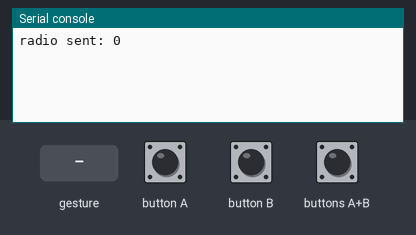
Simulated run of this program. Board: BBC micro:bit (MakeCode). Parts: the last lines printed to the serial console. Inputs (shaded band) come from the test bench. No radio messages arrive unless stated (any console line starting 'radio sent:' is added by the test bench); a tilt is held for 1.5 s and a shake lasts 1 s, then the board lies face up again.

Above: at 1.2 s.
1.3 s: button A pressed for 0.15 s
At 2.6 s:
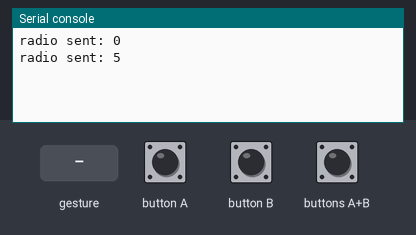
2.9 s: button B pressed for 0.15 s
At 4.0 s:
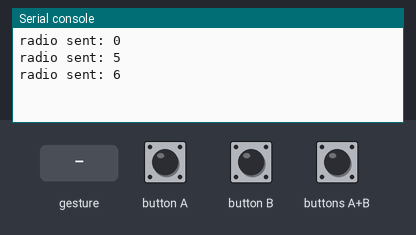
4.5 s: buttons A+B pressed for 0.15 s
At 5.2 s:
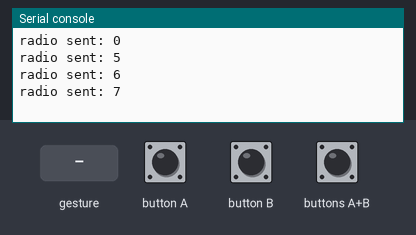
6.1 s: gesture 'tilt right'
At 7.0 s:
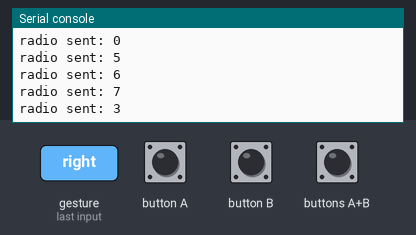
7.6 s: gesture 'logo up'
At 8.1 s:
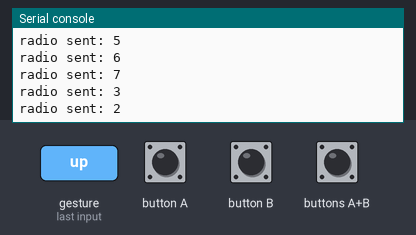
Timing chart, 0 to 10.1 s (numbered marks = the images above; inputs shaded):
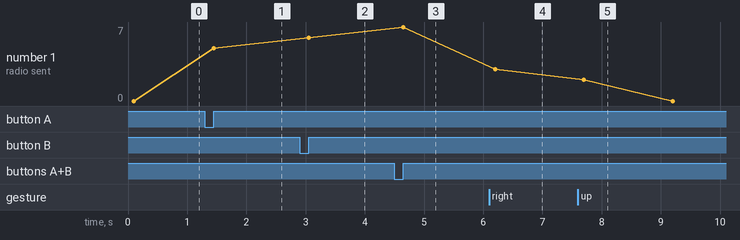

The program:

main.ts
```typescript
input.onButtonPressed(Button.A, function () {
    radio.sendNumber(5)
})
input.onGesture(Gesture.TiltRight, function () {
    radio.sendNumber(3)
})
input.onGesture(Gesture.ScreenUp, function () {
    radio.sendNumber(0)
})
input.onGesture(Gesture.LogoUp, function () {
    radio.sendNumber(2)
})
input.onButtonPressed(Button.AB, function () {
    radio.sendNumber(7)
})
input.onButtonPressed(Button.B, function () {
    radio.sendNumber(6)
})
input.onGesture(Gesture.TiltLeft, function () {
    radio.sendNumber(4)
})
input.onGesture(Gesture.LogoDown, function () {
    radio.sendNumber(1)
})
radio.setGroup(123)
```

test.ts
```typescript
// testene settes inn her; disse vil ikke kompilert så lenge denne pakken blir brukt som en utvidelse.
```

Measured:
- after the input at 1.3 s, the serial console: prints a new line after 0.15 s (image 1)
- after the input at 2.9 s, the serial console: prints a new line after 0.15 s (image 2)
- after the input at 4.5 s, the serial console: prints a new line after 0.15 s (image 3)
- after the input at 6.1 s, the serial console: prints a new line after 0.10 s (image 4)
- after the input at 7.6 s, the serial console: prints a new line after 0.10 s (image 5)
- plotted number 1: 0 → 5 after the input at 1.3 s, 5 → 6 after the input at 2.9 s, 6 → 7 after the input at 4.5 s, 7 → 3 after the input at 6.1 s
